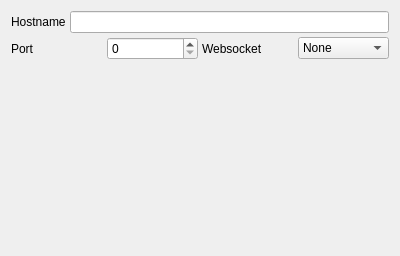
<?xml version="1.0" encoding="UTF-8"?>
<ui version="4.0">
 <class>SessionOptionsTelnetProperties</class>
 <widget class="QWidget" name="SessionOptionsTelnetProperties">
  <property name="geometry">
   <rect>
    <x>0</x>
    <y>0</y>
    <width>400</width>
    <height>256</height>
   </rect>
  </property>
  <layout class="QVBoxLayout" name="verticalLayout">
   <property name="spacing">
    <number>4</number>
   </property>
   <item>
    <layout class="QHBoxLayout" name="horizontalLayout">
     <property name="spacing">
      <number>4</number>
     </property>
     <item>
      <widget class="QLabel" name="label">
       <property name="text">
        <string>Hostname</string>
       </property>
      </widget>
     </item>
     <item>
      <widget class="QLineEdit" name="lineEditHostname"/>
     </item>
    </layout>
   </item>
   <item>
    <layout class="QHBoxLayout" name="horizontalLayout_2">
     <property name="spacing">
      <number>4</number>
     </property>
     <item>
      <widget class="QLabel" name="label_2">
       <property name="text">
        <string>Port</string>
       </property>
      </widget>
     </item>
     <item>
      <widget class="QSpinBox" name="spinBoxPort">
       <property name="maximum">
        <number>65535</number>
       </property>
      </widget>
     </item>
     <item>
      <widget class="QLabel" name="label_3">
       <property name="text">
        <string notr="true">Websocket</string>
       </property>
      </widget>
     </item>
     <item>
      <widget class="QComboBox" name="comboBoxWebSocket">
       <item>
        <property name="text">
         <string>None</string>
        </property>
       </item>
       <item>
        <property name="text">
         <string>Insecure</string>
        </property>
       </item>
       <item>
        <property name="text">
         <string>Secure</string>
        </property>
       </item>
      </widget>
     </item>
    </layout>
   </item>
   <item>
    <spacer name="verticalSpacer">
     <property name="orientation">
      <enum>Qt::Vertical</enum>
     </property>
     <property name="sizeHint" stdset="0">
      <size>
       <width>20</width>
       <height>40</height>
      </size>
     </property>
    </spacer>
   </item>
  </layout>
 </widget>
 <resources/>
 <connections/>
</ui>
